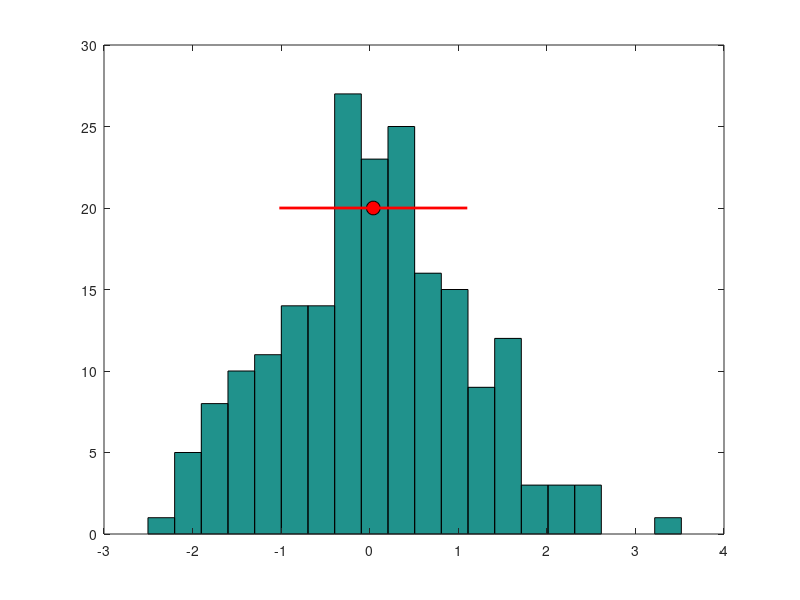
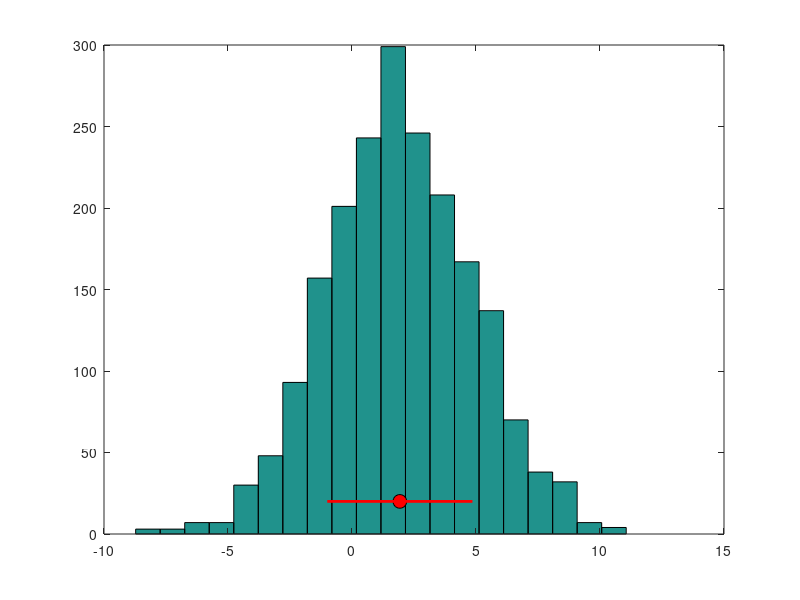
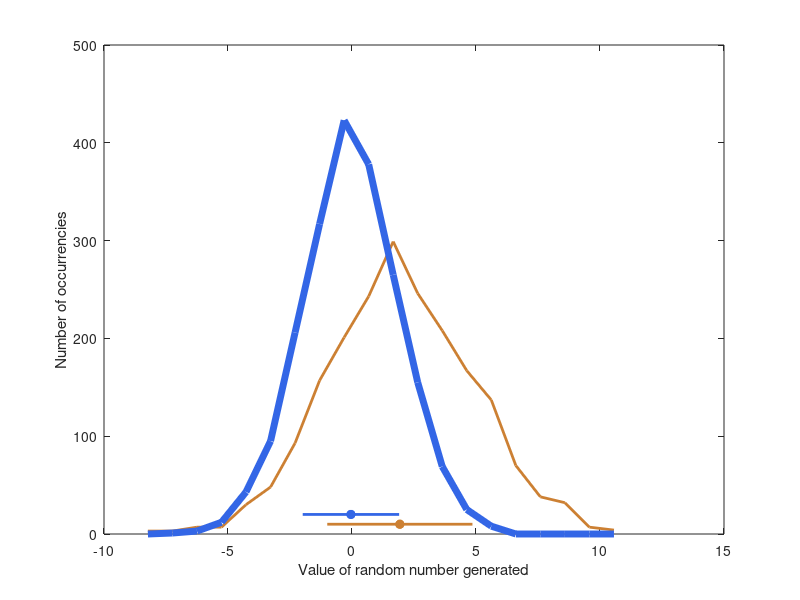

Recreate these plots in MATLAB, in order.
%% Creating a variables and visualizing data
%
% This tutorial will show how to define variables, create a (simulated)
% data set, plot it.
% 
% Pestilli, Franco K310 Spring 2015 Indiana University Bloomington

%% (1) Defining a variable in the work space.
% Please copy and paste the following lines inside the matlab command
% window. One at the time. Explore what changes int he workspace after each
% operation.
var = 2;         % We define a simple variable and assign an arbitrary value to it. 
var2 = [];       % We define a variable with no value.
var2 = var+2;    % We perform a mathematical operation on the variable.
prod = var2*var; % We perform a second operation on the variable. We multiply it by the first variable. 

% So Variables can be defined, they can have values and once a value is
% assigned to the variable the variable can be used in place of that value.
% You do not have to type 2 again jus use the variable. This simple
% property turns out to be very helpful when the number of lines and the
% complexity of your code increase. Imaging tracking a series of '2' and
% '3' in a 1,000,000 lines script.
%
% The final variable is called 'prod' this turns out to be a mistake. First
% check the value of the variable type:
whos % This will return all the variables in the workspace with associated information. 
% Then type the variable at command line:
prod
% MatLab will return its value

% Next let's delete the variable:
clear prod 
% clear.m is 'builtin' MatLab function that deletes variables type 'doc
% clear' for more information Next type:
help prod
% This will return the help for a function called 'prod.m' MatLab by
% default overwrites functions with variables. So if a variables takes a
% name of a function that exists in the MatLab path access to the function
% is temporarily lost. Let's try again.
prod = 2;
help prod
clear prod
help prod
prod(2,2)

%% (2) Variable types
%  Matlab has many types of variables
strings = 'this is a string of characters';
vectors = [1 2 3];
arrays = [1 2 3; 4 5 6; 7 8 9];

%% (3) MatLab commands:
% MatLab has many basic commands. Most of them perform mathematical
% operations. So far we only used a couple, later on we will encounter many
% more. For example:
2+1 % Addition
2-1 % Subtraction
2*3 % Multiplication
4/2 % Division
2^2 % Power
% Type doc * form more information about the basic MatLab operators. Some
% operators are specific for vectors and arrays. For example:
arrays.^2

%% (4) A first example: Simulating data.
%  Next we will step a little bit ahead and use a combination of operations
%  and builtin functions to generate 'data.' Some of this might feel
%  confusing at first but it will help to break the ice.

% (4.1) We create a vector of random data points. The values will be
% randomly drawn from a gaussian distribution with a mean of 0 and a
% standard deviation of 1.  To do so we will use a built in MatLab
% function:
rnd_data = randn(1,200); % Type: 'doc randn' for more information 

%% (4.2) We will now show visualize the data. We will plot a histogram of
% the data by summing within 20 equidistant bins.
figure(1); hist(rnd_data, 20);

% (4.3) We will calculate the mean and standard deviation of the data
m   = mean(rnd_data);
sd  = std(rnd_data);

%% (4.4) Now we will plot the location of the mean +/- 1 standard deviation
% of the data.
hold on; % This function tells MatLab to keep focussing all the plots in the current figure, instead of opening a new one.

% (4.5) Plot the location of the mean
plot(m,20,'ko','markerfacecolor','r', 'markersize',10);

% (4.6) Plot the location of the two standard standard deviations
sd_minus = m-sd;
sd_plus = m+sd;
plot([sd_minus, sd_plus],[20, 20], 'r-', 'linewidth', 2);

%% (4.7) Now let's create two different second data sets. 
% The first one will have mean 2 and standard deviation 3. 
% The second one will have mean 0 and standard deviation 2.
% Please note how the mean 'adds' to the values and
% the standard deviation 'multiplies' the values
rnd_data1 = 2 + 3*randn(1,2000); 
rnd_data2 = 0 + 2*randn(1,2000); 

%% (4.8) Plot data set 1 in a new figure with mean and standard deviation. 
% Please not that this time we are using short cuts and we are never saving out
% variables for the mean and the standard deviation. We are computing them
% on the fly as I build the plotting command.
figure(2); 
hist(rnd_data1,20)
hold on
% Plot the mean
plot(mean(rnd_data1),20,'ko','markerfacecolor','r', 'markersize',10);
% Plot the standard deviation
plot([mean(rnd_data1)-std(rnd_data1), mean(rnd_data1)+std(rnd_data1)],[20, 20], 'r-', 'linewidth', 2);

% Try doc plot to read more about how to use the function. This is one of
% the fundamental functions in MatLab we will use it many times.

%% (5) More advanced plotting.
% We would like to compare the two data sets. For this, we would like to
% plot the two histograms in the same figure. Here is a way to do that. We
% are going to make a new figure.
% We 'prepare' the histograms of the data sets.
[y,x] = hist(rnd_data1,20); 
% We use hist.m in a slightly different way. When called with outputs
% hist.m changes behavior and it does not plot any longer. It computes a
% histograms returns it into variables but does not plot. This can be a
% little bit annoying in MatLab things behave differently depending on how
% you act with them.
[y2,x2] = hist(rnd_data2,x); 
% We used histogram in an even new way. Instead of requesting 20 bins as we
% did before, we passed the bins directly (x). This will allow us to
% measure the values in rnd_data and rnd_data2 at the same positions. Now
% we are going to plot the two histograms in the same figure with two
% different colors:
figure(3);
set(gcf,'name','Two data sets'); % Here I change the name of the figure to something informative.
plot(x,y,'r-','color',[.8 .5 .2],'linewidth',2);
hold on
plot(x2,y2,'b-','color',[.2 .4 .9],'linewidth',5)
% We plot their respective means
plot([mean(rnd_data1),mean(rnd_data1)],[10,10],'ro-', ...
    'color',[.8 .5 .2],'markerfacecolor',[.8 .5 .2]);
plot([mean(rnd_data2),mean(rnd_data2)],[20,20],'bo-', ...
    'color',[.2 .4 .9],'markerfacecolor',[.2 .4 .9]); 
% Please notice that here we are calling plot in a new way.

% Plot the standard deviations
plot([mean(rnd_data1)-std(rnd_data1), mean(rnd_data1)+std(rnd_data1)],[10, 10], ...
    'r-', 'linewidth', 2, 'color',[.8 .5 .2]);
plot([mean(rnd_data2)-std(rnd_data2), mean(rnd_data2)+std(rnd_data2)],[20, 20], ...
    'r-', 'linewidth', 2, 'color',[.2 .4 .9]);

% Next we will define the axis. This is very important and now on we will
% *always* define labels for the axis.
ylabel('Number of occurrencies')
xlabel('Value of random number generated')
% We have learned how to create vectors of random numbers to simulate
% distributions of data. We have learned also how to create histograms and
% plot them. Finally we have learned that many MatLab functions can be
% called with different inputs and depending on the inputs they can behave
% slightly differently.
